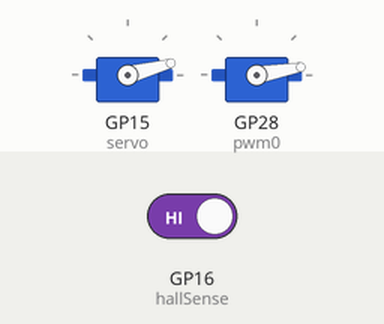
The program below on a simulated Raspberry Pi Pico running MicroPython. Shown: 2 × servo. Inputs (shaded band) come from the test bench; at power-on: GP16 (hallSense) HIGH. Servo angles are drawn from the pulse width (0.5 ms = 0°, 2.5 ms = 180°). At 4.7 s the program stops and its outputs stay as they are.

Above: at 1.2 s.
1.3 s: GP16 (hallSense) driven LOW
At 3.5 s:
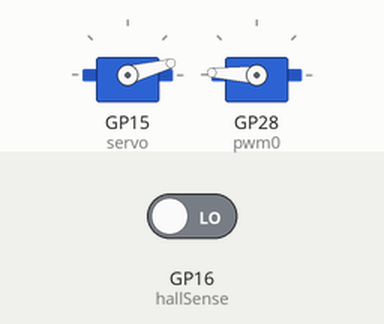
At 4.9 s:
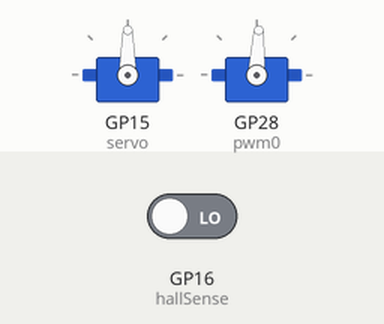
Timing chart, 0 to 6.2 s (numbered marks = the images above; inputs shaded):
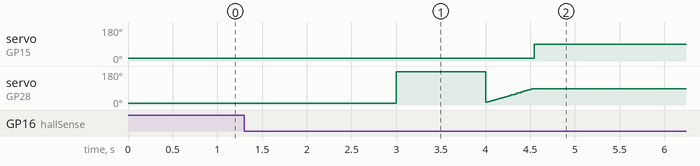

The program:

blindsControl.py
```python
from machine import Pin, PWM
from utime import sleep

#The pwm0 object is the continuous rotation servo
pwm0 = PWM(Pin(28), freq=50, duty_u16=0)
pwm0.duty_u16()

#Testing suggests 4800 is the stop point for the continuous rotation servo
cycleStop = 4800

#The servo object is the 180 degree position servo
servo = machine.PWM(machine.Pin(15))
servo.freq(50)

#First hall effect sensor for blinds position
hallSense = Pin(16, Pin.IN, Pin.PULL_UP)

#duty_u16(2000) appears to be top speed going clockwise
#duty_u16(4800) stops it
#duty_u16(8000) appears to be top speed going counter clockwise

def slowToStop():
    currentCycle = pwm0.duty_u16()

    while currentCycle != cycleStop: #4900:
        if currentCycle > cycleStop: #4900:
            if currentCycle - cycleStop < 100:
                currentCycle = cycleStop
            else:
                currentCycle = currentCycle - 100
            pwm0.duty_u16(currentCycle)
            sleep(0.02)
        elif currentCycle < cycleStop:
            if cycleStop - currentCycle < 100:
                currentCycle = cycleStop
            else:
                currentCycle = currentCycle + 100
            pwm0.duty_u16(currentCycle)
            sleep(0.02)

def interval_mapping(x, in_min, in_max, out_min, out_max):
    return (x - in_min) * (out_max - out_min) / (in_max - in_min) + out_min

def servo_write(pin,angle):
    pulse_width=interval_mapping(angle, 0, 180, 0.5,2.5)
    duty=int(interval_mapping(pulse_width, 0, 20, 0,65535))
    pin.duty_u16(duty)


#run the two servos
servo_write(servo,15)
sleep(1)
pwm0.duty_u16(2000)
sleep(1)
while hallSense.value() == 1:
    pwm0.duty_u16(4900)
sleep(1)
pwm0.duty_u16(8090)
sleep(1)
pwm0.duty_u16(2158)
slowToStop()
servo_write(servo,90)
sleep(0.2)
servo.deinit()
```

Measured:
- after the input at 1.3 s, servo on GP15 (servo): 15° → 90° after 3.2 s
